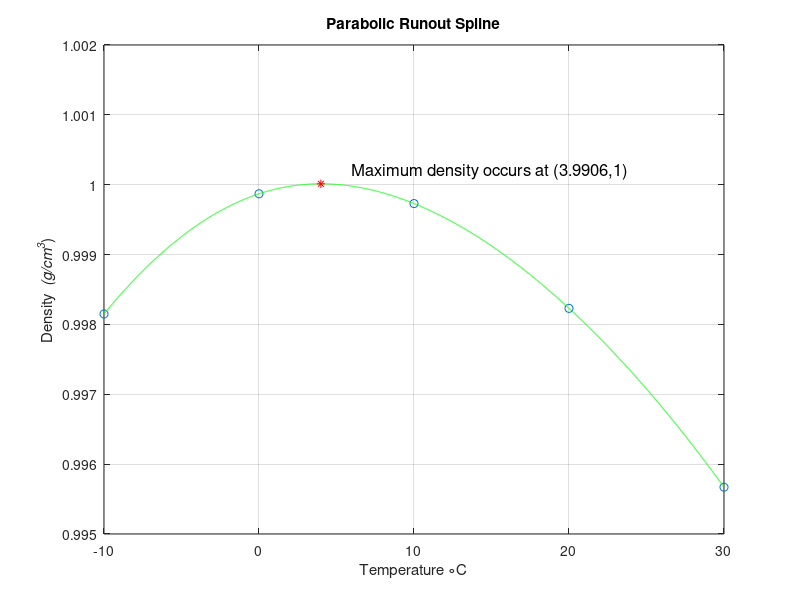

This figure's MATLAB source:
% Parabolic runout spline
% By Ryan French
% Additions by Mohamed Allali

x = [-10 0 10 20 30];
y = [.99815 .99987 .99973 .99823 .99567];
xx=-10:.01:30;
h = 10;
A = [[5 1 0];[1 4 1];[0 1 5]];
B = (6/(h^2))*[(y(1)-(2*y(2))+y(3)); (y(2)-(2*y(3))+y(4)); (y(3)-(2*y(4))+y(5))];
Mtemp = inv(A)*B;
M = zeros(5,1);
M(1) = Mtemp(1); M(2) = Mtemp(1); M(3) = Mtemp(2); M(4) = Mtemp(3); M(5) = Mtemp(3);
a = zeros(5,1); b = zeros(5,1); c = zeros(5,1); d=zeros(5,1);

for i = 1:4
    a(i) = (M(i+1) - M(i))/(6*h);
    b(i) = M(i)/2;
    c(i) = ((y(i+1)-y(i))/h - (M(i+1)+2*M(i))*h/6);
    d(i) = y(i);
end
disp(a);
disp(b);
disp(c);
disp(d);

rs = zeros(1,length(xx));

for j = 1:length(xx)
    z = xx(j);
	if (x(1) <= z && z< x(2))
		i = 1;
	elseif(x(2) <= z && z < x(3))
		i = 2;
	elseif(x(3) <= z && z < x(4))
		i=3;
	else
		i=4;
    end
    rs(j) = a(i)*(z - x(i))^3 + b(i)*(z - x(i))^2 + c(i)*(z - x(i)) + d(i);
end

p2=[a(2) b(2) c(2) d(2)];
q=polyder(p2);
r=roots(q);
plot(x,y,'o',xx,rs,'g',r(2),max(rs),'*r');
title('Parabolic Runout Spline')
xlabel('Temperature {\circC}')
ylabel('Density {\it (g/{cm}^3})')
format long
text(6,1.0002,['Maximum density occurs at (',num2str(r(2)),',' ,num2str(max(rs)),')'],...
'FontSize',12)

grid on
